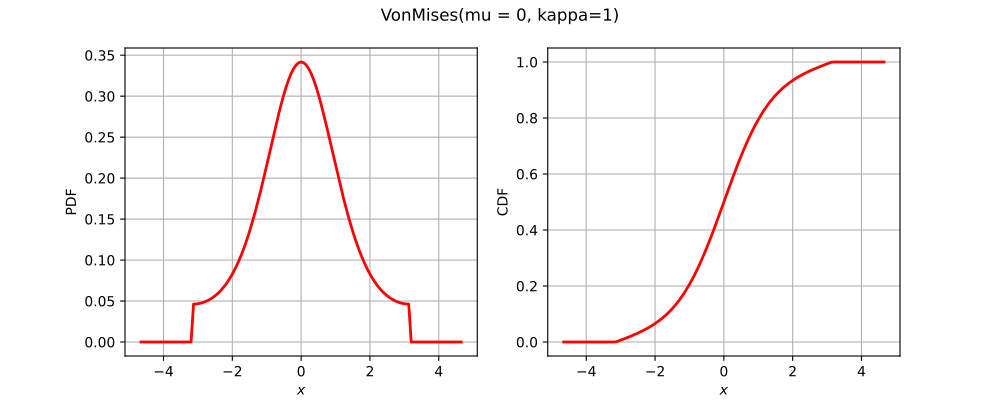

Reproduce this figure in Python.
import openturns as ot
from matplotlib import pyplot as plt
from openturns.viewer import View
title = None
if ot.VonMises().__class__.__name__ == 'Bernoulli':
    distribution = ot.Bernoulli(0.7)
elif ot.VonMises().__class__.__name__ == 'Binomial':
    distribution = ot.Binomial(5, 0.2)
elif ot.VonMises().__class__.__name__ == 'Hypergeometric':
    distribution = ot.Hypergeometric(10, 4, 7)
elif ot.VonMises().__class__.__name__ == 'CumulativeDistributionNetwork':
    coll = [ot.Normal(2),ot.Dirichlet([0.5, 1.0, 1.5])]
    distribution = ot.CumulativeDistributionNetwork(coll, ot.BipartiteGraph([[0,1], [0,1]]))
elif ot.VonMises().__class__.__name__ == 'Histogram':
    distribution = ot.Histogram([-1.0, 0.5, 1.0, 2.0], [0.45, 0.4, 0.15])
elif ot.VonMises().__class__.__name__ == 'KernelMixture':
    kernel = ot.Uniform()
    sample = ot.Normal().getSample(5)
    bandwith = [1.0]
    distribution = ot.KernelMixture(kernel, bandwith, sample)
elif ot.VonMises().__class__.__name__ == 'MaximumDistribution':
    coll = [ot.Uniform(2.5, 3.5), ot.LogUniform(1.0, 1.2), ot.Triangular(2.0, 3.0, 4.0)]
    distribution = ot.MaximumDistribution(coll)
elif ot.VonMises().__class__.__name__ == 'Multinomial':
    distribution = ot.Multinomial(5, [0.2])
elif ot.VonMises().__class__.__name__ == 'RandomMixture':
    coll = [ot.Triangular(0.0, 1.0, 5.0), ot.Uniform(-2.0, 2.0)]
    weights = [0.8, 0.2]
    cst = 3.0
    distribution = ot.RandomMixture(coll, weights, cst)
elif ot.VonMises().__class__.__name__ == 'TruncatedDistribution':
    distribution = ot.TruncatedDistribution(ot.Normal(2.0, 1.5), 1.0, 4.0)
elif ot.VonMises().__class__.__name__ == 'UserDefined':
    distribution = ot.UserDefined([[1.0], [2.0], [3.0]], [0.4, 0.5, 1.0])
elif ot.VonMises().__class__.__name__ == 'ZipfMandelbrot':
    distribution = ot.ZipfMandelbrot(10, 2.5, 0.3)
elif ot.VonMises().__class__.__name__ == 'Normal':
    cov = ot.CovarianceMatrix([[1.0, -0.5], [-0.5, 1.0]])
    distribution = ot.Normal([0.0, 0.0], cov)
    title = "Normal dist. with correlation coefficient {}".format(cov[0, 1])
else:
    distribution = ot.VonMises()

dimension = distribution.getDimension()
if title is None:
    title = str(distribution)[:100].split('\n')[0]
if dimension == 1:
    distribution.setDescription(['$x$'])
    pdf_graph = distribution.drawPDF()
    cdf_graph = distribution.drawCDF()
    fig = plt.figure(figsize=(10, 4))
    pdf_axis = fig.add_subplot(121)
    cdf_axis = fig.add_subplot(122)
    View(pdf_graph, figure=fig, axes=[pdf_axis], add_legend=False)
    View(cdf_graph, figure=fig, axes=[cdf_axis], add_legend=False)
    fig.suptitle(title)
elif dimension == 2:
    grid = ot.GridLayout(1, 2)
    pdf_graph = distribution.drawPDF()
    pdf_graph.setLegends([''])
    cdf_graph = distribution.drawCDF()
    cdf_graph.setLegends([''])
    grid.setGraph(0, 0, pdf_graph)
    grid.setGraph(0, 1, cdf_graph)
    grid.setTitle(title)
    fig = View(grid).getFigure()
    fig.axes[0].set_title('PDF')
    fig.axes[1].set_title('CDF')
